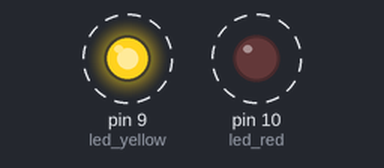
This sketch was run on a simulated Arduino Uno, built with avr-gcc and run on an emulated ATmega328P. Shown: output pins drawn as LEDs (lit = HIGH). Dashed ring = blinking.

Above: at 0.5 s.
Timing chart, 0 to 4.6 s (numbered marks = the images above):
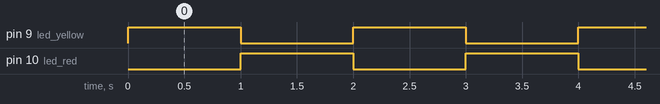

The sketch:

sketch_oct15a.ino
```cpp
int led_yellow = 9;
int led_red = 10;

void setup() {
  pinMode(led_yellow, OUTPUT);
  pinMode(led_red, OUTPUT);
}

// the loop function runs over and over again forever
void loop() {
  digitalWrite(led_yellow, HIGH);
  delay(1000);
  digitalWrite(led_yellow, LOW);
  digitalWrite(led_red, HIGH);
  delay(1000);
  digitalWrite(led_red, LOW);
}
```

Measured:
- by itself, pin 9 (led_yellow), pin 10 (led_red): alternates HIGH for 1.0 s and LOW for 1.0 s
- by itself, everything shown: repeats every 2.0 s, in 3 steps
